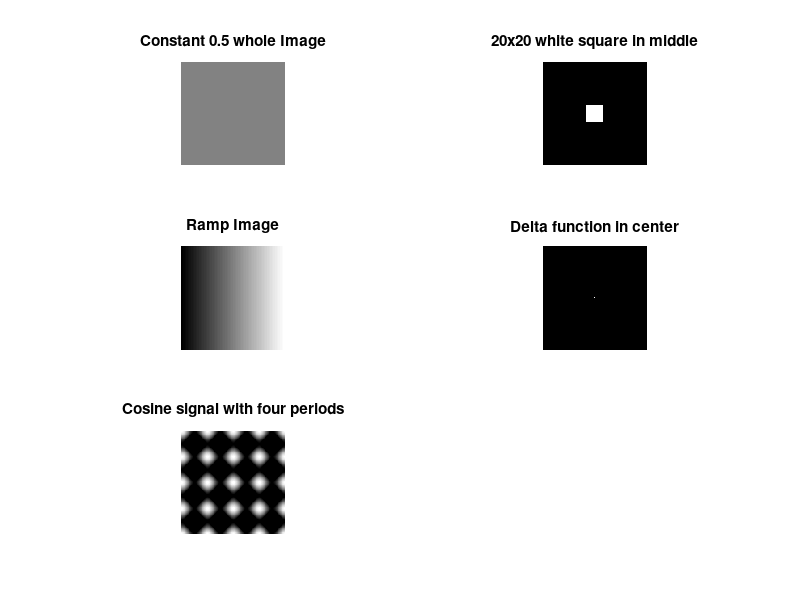

Write the MATLAB code that produced this figure. (Note: this script raises an error after producing the figure.)
% Task 1
clear all;
I = zeros(128);
figure;
% Constant value 0.5 for whole image.
I1=I+0.5;
subplot (3,2,1);
imshow(I1);
title("Constant 0.5 whole Image")

I2=I;
% 20x20 white square in the middle
I2(54:74,54:74)=1;
subplot (3,2,2);
imshow(I2);
title("20x20 white square in middle")

% Ramp from 0 to 1 in horizontal axis, constant in vertical axis.
I3=((repmat([0:1:255]',1,256)))'/256;
subplot (3,2,3); 
imshow(I3);
title("Ramp Image")

% Delta function at the center of the image.
I4=I;
I4(64,64)=1;
subplot (3,2,4);
imshow(I4);
title("Delta function in center")

% Cosine signal having four periods in both directions
x=0:1:127;
f=cos((2*pi*x)/32);
[fe1,fe2]=meshgrid(f,f);
I5=(fe1+fe2)/2;
subplot (3,2,5);
imshow(I5);
title("Cosine signal with four periods")
%%
%%% Task 2
%% a
[dft1,g1]=DFT(I1);
[dft2,g2]=DFT(I2);
[dft3,g3]=DFT(I3);
[dft4,g4]=DFT(I4);
[dft5,g5]=DFT(I5);
figure
subplot (3,2,1);
imshow(dft1);
title("DFT-Constant 0.5 whole Image")
subplot (3,2,2); 
imshow(dft2);
title("DFT-20x20 white square in middle")
subplot (3,2,3);
imshow(dft3);
title("DFT-Ramp Image")
subplot (3,2,4);
imshow(dft4);
title("DFT-Delta function in center")
subplot (3,2,5);
imshow(dft5);
title("DFT-Cosine signal with four periods")

figure;
subplot (3,2,1);
imshow(uint8(g1));
title("IDFT-Constant 0.5 whole Image")
subplot (3,2,2); 
imshow(uint8(g2));
title("IDFT-20x20 white square in middle")
subplot (3,2,3);
imshow(uint8(g3));
title("IDFT-Ramp Image")
subplot (3,2,4);
imshow(uint8(g4));
title("IDFT-Delta function in center")
subplot (3,2,5);
imshow(uint8(g5));
title("IDFT-Cosine signal with four periods")


%% b
%  The output of the transformation represents the image in the Fourier domain 
%  the image in the Fourier domain is decomposed into its sinusoidal (sine/cosine)
%  components,
%  it makes it easy to examine or process certain frequencies of the image.
%% c
% The result shows that the image contains components of all frequencies, 
% but that their magnitude gets smaller for higher frequencies. 
% Hence, low frequencies contain more image information than the higher ones. 

%%
% Task 3
clear all
I = imread('cameraman.tif');
D0 = 20;
n  = 2;
figure
f1 = BWLPfilter(I, D0, n);
subplot (3,1,1);
imshow(I);
title("Original Image")
subplot (3,1,2);
imshow(f1)
title("Butterworth low-pass filtered Image")
f2=1-f1;
subplot (3,1,3);
imshow(f2);
title("Butterworth high-pass filtered Image")

F=fft2(I);
Fc=fftshift(F);
G1 = f1.*Fc;
G2 = f2.*Fc;
% Do inverse shifting and inverse transform
gi1 = ifft2(ifftshift(G1));
gi2 = ifft2(ifftshift(G2));
% Take the real part
g1 = real(gi1); 
g2 = real(gi2);

figure;
subplot(2,1,1)
imshow(uint8(g1)); 
subplot(2,1,2)
imshow(uint8(g2));